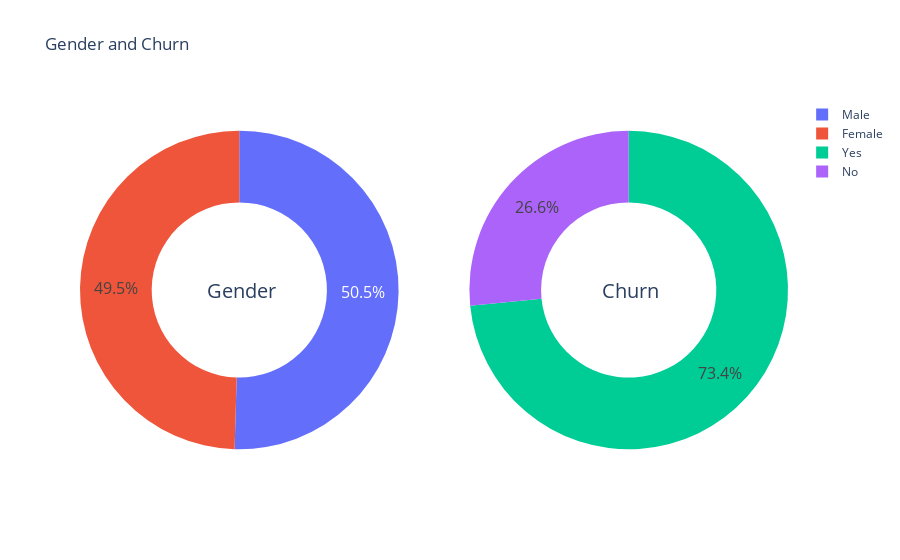

The notebook cell this image was saved under:
### Markdown cell above
#### 1. Gender and Churn

### Code cell
import plotly.graph_objects as go
from plotly.subplots import make_subplots

gender_labels = ['Male', 'Female']
churn_labels = ['Yes', 'No']

fig = make_subplots(rows = 1, cols = 2, specs = [[{'type': 'domain'}, {'type': 'domain'}]])

fig.add_trace(
    go.Pie(
        labels = gender_labels,
        values = df['gender'].value_counts(),
        name = "Gender"
    ),
    row = 1,
    col = 1
)

fig.add_trace(
    go.Pie(
        labels = churn_labels,
        values = df['Churn'].value_counts(),
        name = "Churn"
    ),
    row = 1,
    col = 2
)

fig.update_traces(
    hole = 0.55,
    hoverinfo = 'label+percent+name',
    textfont_size = 16
)

fig.update_layout(
    title_text = "Gender and Churn",
    annotations = [
        dict(text = 'Gender', x = 0.177, y = 0.5, font_size = 20, showarrow = False),
        dict(text = "Churn", x = 0.82, y = 0.5, font_size = 20, showarrow = False)
    ]
)

### Figure 1 — Plotly figure (JSON) as saved in the notebook; plotly's stock layout.template omitted (floating-point values rounded to 4 significant figures)
{"data": [{"domain": {"x": [0, 0.45], "y": [0, 1]}, "hole": 0.55, "hoverinfo": "label+percent+name", "labels": ["Male", "Female"], "name": "Gender", "textfont": {"size": 16}, "type": "pie", "values": [3549, 3483]}, {"domain": {"x": [0.55, 1], "y": [0, 1]}, "hole": 0.55, "hoverinfo": "label+percent+name", "labels": ["Yes", "No"], "name": "Churn", "textfont": {"size": 16}, "type": "pie", "values": [5163, 1869]}], "layout": {"annotations": [{"font": {"size": 20}, "showarrow": false, "text": "Gender", "x": 0.177, "y": 0.5}, {"font": {"size": 20}, "showarrow": false, "text": "Churn", "x": 0.82, "y": 0.5}], "title": {"text": "Gender and Churn"}}}
